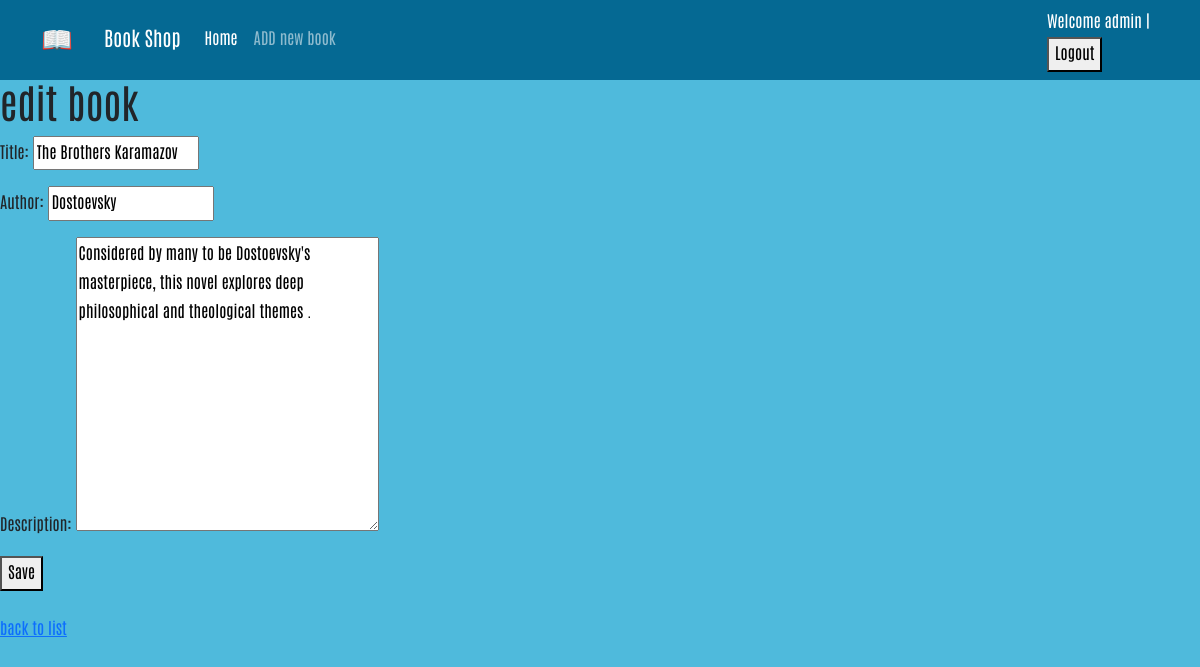
The page /books/4/edit/ (signed in) on the database its author committed.
### accounts/models.py (models this page shows)
class CustomUser(AbstractUser):
    age = models.PositiveIntegerField(null=True, blank=True)

### books/models.py (models this page shows, shortened)
class Book(models.Model):
    title = models.CharField(max_length=200)
    author = models.CharField(max_length=200)
    description = models.TextField()
    price = models.DecimalField(max_digits=5, decimal_places=2)
    cover = models.ImageField(upload_to='covers/', blank=True)

### books/views.py (the view)
# urls.py: path('<int:pk>/edit/', BookUpdateView.as_view(), name='book_update'),
class BookUpdateView(generic.UpdateView):
    model = Book
    fields = ['title', 'author', 'description']
    template_name = 'books/book_update.html'

### books/templates/books/book_update.html (shortened to what this page needs)
{% extends '_base.html' %}
{% block content %}
    <h1>edit book</h1>
    <form method="post">
        {{ form.as_p }}
        <button type="submit">Save</button>
    </form>
    <br>
    <a href="{% url 'book_list' %}">back to list</a>
{% endblock %}

### templates/_base.html (shortened to what this page needs)
{% load static %}
<!doctype html>
<html lang="en">
<head>
    <link href="https://cdn.jsdelivr.net/npm/bootstrap@5.1.3/dist/css/bootstrap.min.css" rel="stylesheet"
>
    <link rel="stylesheet" href="{% static 'css/style.css' %}">
</head>
<body style="background-color: #4fbadc;">
<nav class="navbar navbar-expand-lg navbar-dark" dir="ltr" style="background-color: #056993;">
    <div class="container">
        <a class="navbar-brand" href="#">
            <img src="icons/book.png" alt="" height="30"
                 class="d-inline-block align-text-top">
        </a>
        <a class="navbar-brand mx-3" href="#">Book Shop </a>
        <div class="collapse navbar-collapse" id="navbarNavAltMarkup">
            <div class="navbar-nav">
                <a class="nav-link active" aria-current="page" href="{% url 'book_list' %}">Home</a>
                <a class="nav-link" href="{% url 'book_create' %}">ADD new book</a>
            </div>
        </div>
        <div class="mx-2 text-white">
            {% if user.is_authenticated %}
            Welcome {{ user.username }} |
                <form action="{% url 'logout'%}" method="post">
                    <button type="submit">Logout</button>
            </form>
            {% endif %}
        </div>
    </div>
</nav>
{% block content %}
{% endblock %}
</body>
</html>

### static/css/style.css (style rules this page uses)
* { font-family: 'Antonio', sans-serif; line-height: 1.8rem; }

### rows shown on the page
CustomUser: username "admin"
Book: title "The Brothers Karamazov", author "Dostoevsky", description "Considered by many to be Dostoevsky's masterpiece, this novel explores deep philosophical and theological themes ."
